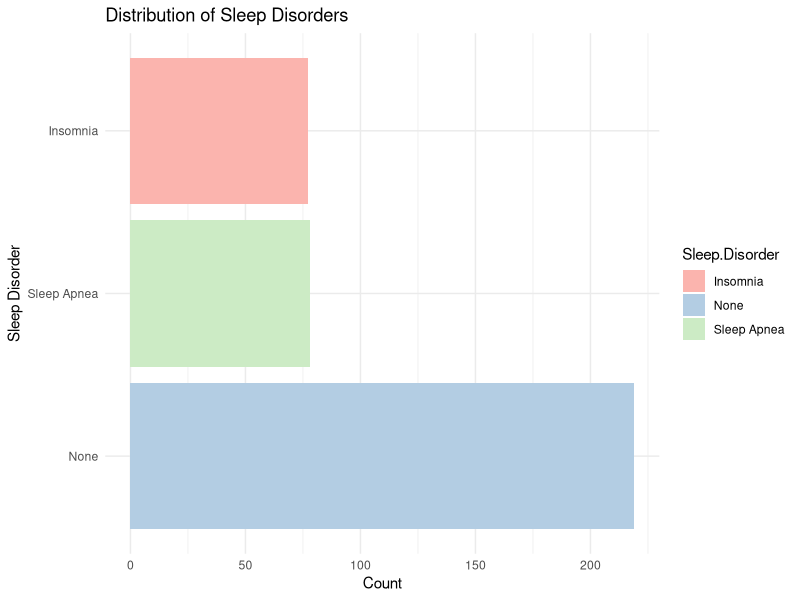
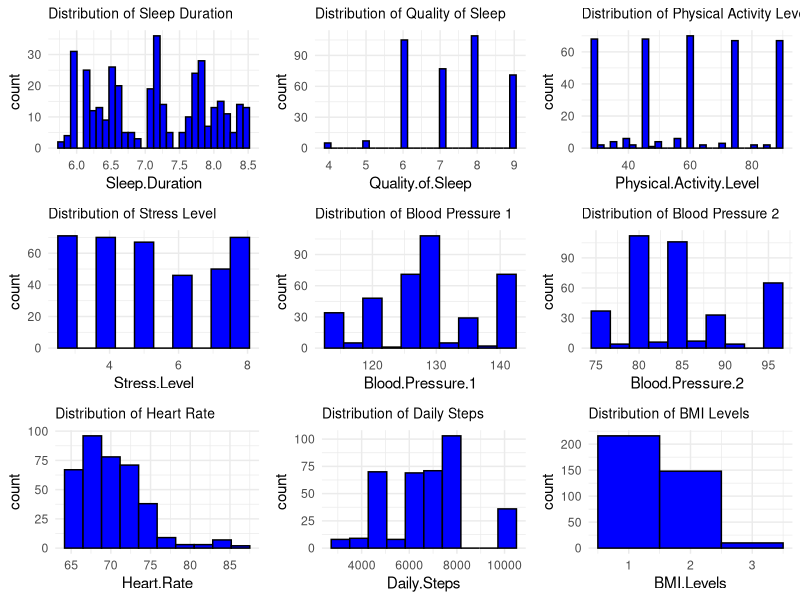
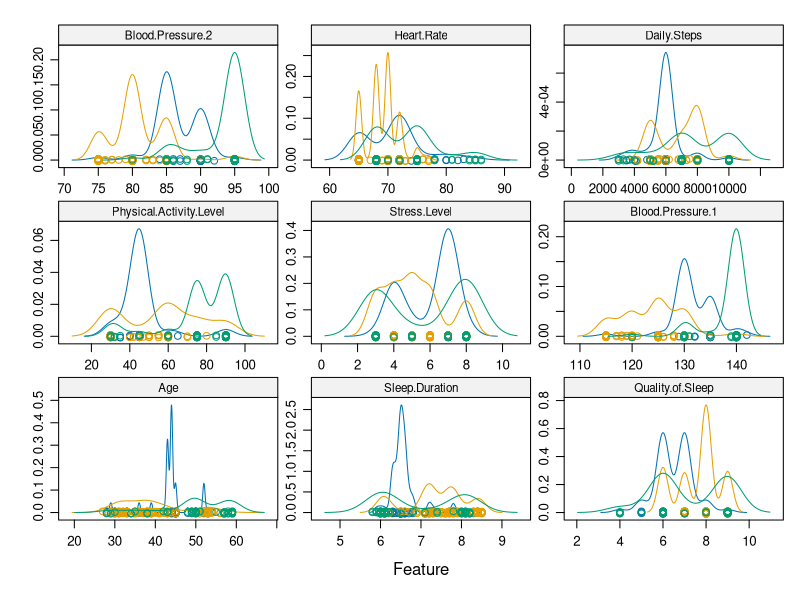

Source code (R) for these figures, in order: (Note: this script raises an error after producing the figures.)
## ---- chunk 1
knitr::opts_chunk$set(echo = TRUE)
library(randomForest)

## ---- chunk 2
#loading libraries
library(tidyverse)
library(caret)
library(skimr)
library(gridExtra)
library(knitr)
## ---- chunk 3
#loading the data set
Sleep_dataset <- read.csv('Data/Sleep_health_and_lifestyle_dataset.csv')
# Display the first few rows of the dataset
head(Sleep_dataset)
# Summary of the dataset
summary(Sleep_dataset)
# Checking for missing values
sum(is.na(Sleep_dataset))
## ---- chunk 4
# Count the frequency of each sleep disorder category
sleep_disorder_freq <- as.data.frame(table(Sleep_dataset$Sleep.Disorder))
names(sleep_disorder_freq) <- c("Sleep.Disorder", "Count")

# Create a bar plot
ggplot(sleep_disorder_freq, aes(x = reorder(Sleep.Disorder, -Count), y = Count, fill = Sleep.Disorder)) +
  geom_bar(stat = "identity") +
  theme_minimal() +
  labs(title = "Distribution of Sleep Disorders",
       x = "Sleep Disorder",
       y = "Count") +
  scale_fill_brewer(palette = "Pastel1") +
  coord_flip() # Flip the coordinates for a horizontal bar plot
## ---- chunk 5

# Calculating Descriptive Statistics
descriptive_stats <- Sleep_dataset %>%
  summarise(across(c(Age, Sleep.Duration, Quality.of.Sleep, Physical.Activity.Level, 
                     Stress.Level, Blood.Pressure.1, Blood.Pressure.2, 
                     Heart.Rate, Daily.Steps, BMI.Levels),
                   list(mean = ~mean(., na.rm = TRUE), 
                        sd = ~sd(., na.rm = TRUE),
                        min = ~min(., na.rm = TRUE),
                        max = ~max(., na.rm = TRUE)))) 

## ---- chunk 6
# Create a data frame with the provided statistics
statistics <- data.frame(
  Variable = c("Age", "Quality of Sleep", "Physical Activity Level", "Stress Level",
               "Daily Steps", "BMI Levels", "Blood Pressure 1", "Blood Pressure 2",
               "Heart Rate", "Sleep Duration"),
  Mean = c(42, 7, 59, 5, 6816, 1, 128, 84, 70, 7.1),
  Standard_Deviation = c(8, 1, 20, 1, 1617, 0.5, 7, 6, 4, 0.79),
  Range = c("27 to 59", "4 to 9", "30 to 90", "3 to 8", "3000 to 10000", "1 to 3",
            "115 to 142", "75 to 95", "65 to 86", "5.8 to 8.5")
)

# Use knitr to create a kable for a nice-looking table
kable(statistics, caption = "Summary Statistics of Predictor Variables", align = c('l', 'c', 'c', 'c'))

## ---- chunk 7
# Adjust the size of ggtitle
title_size <- 10 
# Sleep Duration
p1 <- ggplot(Sleep_dataset, aes(x = Sleep.Duration)) +
  geom_histogram(bins = 30, fill = "blue", color = "black") +
  ggtitle("Distribution of Sleep Duration") +
  theme_minimal()+
  theme(plot.title = element_text(size = title_size))

# Quality of Sleep
p2 <- ggplot(Sleep_dataset, aes(x = Quality.of.Sleep)) +
  geom_histogram(bins = 30, fill = "blue", color = "black") +
  ggtitle("Distribution of Quality of Sleep") +
  theme_minimal()+
  theme(plot.title = element_text(size = title_size))

# Physical Activity Level
p3 <- ggplot(Sleep_dataset, aes(x = Physical.Activity.Level)) +
  geom_histogram(bins = 30, fill = "blue", color = "black") +
  ggtitle("Distribution of Physical Activity Level") +
  theme_minimal()+
  theme(plot.title = element_text(size = title_size))

# Stress Level
p4 <- ggplot(Sleep_dataset, aes(x = Stress.Level)) +
  geom_histogram(bins = 10, fill = "blue", color = "black") +
  ggtitle("Distribution of Stress Level") +
  theme_minimal()+
  theme(plot.title = element_text(size = title_size))

# Blood Pressure 1
p5 <- ggplot(Sleep_dataset, aes(x = Blood.Pressure.1)) +
  geom_histogram(bins = 10, fill = "blue", color = "black") +
  ggtitle("Distribution of Blood Pressure 1") +
  theme_minimal()+
  theme(plot.title = element_text(size = title_size))

# Blood Pressure 2
p6 <- ggplot(Sleep_dataset, aes(x = Blood.Pressure.2)) +
  geom_histogram(bins = 10, fill = "blue", color = "black") +
  ggtitle("Distribution of Blood Pressure 2") +
  theme_minimal()+
  theme(plot.title = element_text(size = title_size))

# Heart Rate
p7 <- ggplot(Sleep_dataset, aes(x = Heart.Rate)) +
  geom_histogram(bins = 10, fill = "blue", color = "black") +
  ggtitle("Distribution of Heart Rate") +
  theme_minimal()+
  theme(plot.title = element_text(size = title_size))

# Daily Steps
p8 <- ggplot(Sleep_dataset, aes(x = Daily.Steps)) +
  geom_histogram(bins = 10, fill = "blue", color = "black") +
  ggtitle("Distribution of Daily Steps") +
  theme_minimal()+
  theme(plot.title = element_text(size = title_size))

# BMI Levels
p9 <- ggplot(Sleep_dataset, aes(x = BMI.Levels)) +
  geom_histogram(bins = 3, fill = "blue", color = "black") +
  ggtitle("Distribution of BMI Levels") +
  theme_minimal()+
  theme(plot.title = element_text(size = title_size))

# Arrange the plots into a grid
grid.arrange(p1, p2, p3, p4, p5, p6, p7, p8, p9, ncol = 3)

## ---- chunk 8
set.seed(100)

trainRowNumbers <- createDataPartition(Sleep_dataset$Sleep.Disorder, p=0.8, list=FALSE)
trainData <- Sleep_dataset[trainRowNumbers,]
testData <- Sleep_dataset[-trainRowNumbers,]

x = trainData[, 1:13] # predictor variables
y = trainData$Sleep.Disorder#response variable
## ---- chunk 9

featurePlot(x = trainData[, c( 3, 5:8, 10:13) ],
            y = as.factor(trainData$Sleep.Disorder),  
            plot = "density",
            strip=strip.custom(par.strip.text=list(cex=.7)),
            scales = list(x = list(relation="free"),
                           y = list(relation="free")))

## ---- chunk 10
skimmed <- skim(trainData)

## ---- chunk 11
# Run algorithms using 10-fold cross validation
trainData$Sleep.Disorder <- as.factor(trainData$Sleep.Disorder)
control <- trainControl(method = "repeatedcv", number = 10, repeats = 3)
metric <- "Accuracy"
## ---- chunk 12
#Train model using RF
set.seed(100)
model_rf = train(Sleep.Disorder~., data = trainData, method ='rf', trControl = control, metric = metric)
model_rf

## ---- chunk 13

Sleep_dataset$Sleep.Disorder <- as.factor(Sleep_dataset$Sleep.Disorder)
model <- randomForest(Sleep.Disorder ~ Age + Gender + Sleep.Duration +Quality.of.Sleep+Stress.Level+Physical.Activity.Level+BMI.Levels+Daily.Steps, data = Sleep_dataset)
# Save the model to an RDS file
saveRDS(model,"model_RF.rds")

## ---- chunk 14
# Train model using KNN
model_kNN = train(Sleep.Disorder~., data = trainData, method ='knn', trControl = control, metric = metric)
model_kNN
## ---- chunk 15
# Train model using SVM
model_SVM = train(Sleep.Disorder~., data = trainData, method ='svmRadial', trControl = control, metric = metric)
model_SVM
## ---- chunk 16
# Train model using LDA
model_LDA = train(Sleep.Disorder~., data = trainData, method ='lda', trControl = control, metric = metric)
model_LDA
## ---- chunk 17
models_compare <- resamples(list(RF=model_rf, kNN=model_kNN, SVMLinear=model_SVM, LDA=model_LDA))

summary(models_compare)

scales <- list(x=list(relation="free"), y=list(relation="free"))
bwplot(models_compare, scales=scales)
## ---- chunk 18
predicted = predict(model_rf, testData)
confusionMatrix(reference = as.factor(testData$Sleep.Disorder), data = predicted)

predicted = predict(model_kNN, testData)
confusionMatrix(reference = as.factor(testData$Sleep.Disorder), data = predicted)

predicted = predict(model_SVM, testData)
confusionMatrix(reference = as.factor(testData$Sleep.Disorder), data = predicted)

predicted = predict(model_LDA, testData)
confusionMatrix(reference = as.factor(testData$Sleep.Disorder), data = predicted)
## ---- chunk 19
# Create a data frame with the accuracy statistics for each model
accuracy_stats <- data.frame(
  Model = c("RF", "kNN", "SVMLinear", "LDA"),
  Min = c(0.8333333, 0.7241379, 0.7931034, 0.8000000),
  First_Qu = c(0.9000000, 0.8333333, 0.8666667, 0.8688172),
  Median = c(0.9310345, 0.8666667, 0.9000000, 0.9000000),
  Mean = c(0.9214661, 0.8691335, 0.9001505, 0.9043112),
  Third_Qu = c(0.9354839, 0.9024194, 0.9333333, 0.9321839),
  Max = c(1.0000000, 0.9677419, 1.0000000, 1.0000000)
)

# Use knitr to create a kable for a nice-looking table of accuracy statistics
accuracy_table <- kable(accuracy_stats, 
                        caption = "Accuracy Statistics for Each Model", 
                        align = c('l', 'r', 'r', 'r', 'r', 'r', 'r'))

# Print the table
accuracy_table
